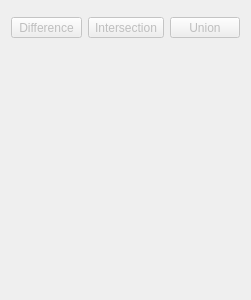
<?xml version="1.0" encoding="UTF-8"?>
<ui version="4.0">
 <class>QmitkBooleanOperationsWidgetControls</class>
 <widget class="QWidget" name="QmitkBooleanOperationsWidgetControls">
  <property name="geometry">
   <rect>
    <x>0</x>
    <y>0</y>
    <width>251</width>
    <height>300</height>
   </rect>
  </property>
  <layout class="QVBoxLayout" name="verticalLayout">
   <item>
    <widget class="QmitkDataSelectionWidget" name="dataSelectionWidget" native="true"/>
   </item>
   <item>
    <layout class="QHBoxLayout" name="horizontalLayout">
     <item>
      <widget class="QToolButton" name="differenceButton">
       <property name="enabled">
        <bool>false</bool>
       </property>
       <property name="sizePolicy">
        <sizepolicy hsizetype="Minimum" vsizetype="Fixed">
         <horstretch>0</horstretch>
         <verstretch>0</verstretch>
        </sizepolicy>
       </property>
       <property name="toolTip">
        <string>Subtracts first segmentation from the second one</string>
       </property>
       <property name="text">
        <string>Difference</string>
       </property>
       <property name="icon">
        <iconset resource="../../../../resources/BooleanOperationsWidget.qrc">
         <normaloff>:/SegmentationUtilities/BooleanOperations/BooleanDifference_48x48.png</normaloff>:/SegmentationUtilities/BooleanOperations/BooleanDifference_48x48.png</iconset>
       </property>
       <property name="iconSize">
        <size>
         <width>24</width>
         <height>24</height>
        </size>
       </property>
       <property name="checkable">
        <bool>false</bool>
       </property>
       <property name="checked">
        <bool>false</bool>
       </property>
       <property name="toolButtonStyle">
        <enum>Qt::ToolButtonTextUnderIcon</enum>
       </property>
       <property name="arrowType">
        <enum>Qt::NoArrow</enum>
       </property>
      </widget>
     </item>
     <item>
      <widget class="QToolButton" name="intersectionButton">
       <property name="enabled">
        <bool>false</bool>
       </property>
       <property name="sizePolicy">
        <sizepolicy hsizetype="Minimum" vsizetype="Fixed">
         <horstretch>0</horstretch>
         <verstretch>0</verstretch>
        </sizepolicy>
       </property>
       <property name="toolTip">
        <string>Keeps just the overlapping areas of two the segmentations</string>
       </property>
       <property name="text">
        <string>Intersection</string>
       </property>
       <property name="icon">
        <iconset resource="../../../../resources/BooleanOperationsWidget.qrc">
         <normaloff>:/SegmentationUtilities/BooleanOperations/BooleanIntersection_48x48.png</normaloff>:/SegmentationUtilities/BooleanOperations/BooleanIntersection_48x48.png</iconset>
       </property>
       <property name="iconSize">
        <size>
         <width>24</width>
         <height>24</height>
        </size>
       </property>
       <property name="checkable">
        <bool>false</bool>
       </property>
       <property name="checked">
        <bool>false</bool>
       </property>
       <property name="toolButtonStyle">
        <enum>Qt::ToolButtonTextUnderIcon</enum>
       </property>
       <property name="arrowType">
        <enum>Qt::NoArrow</enum>
       </property>
      </widget>
     </item>
     <item>
      <widget class="QToolButton" name="unionButton">
       <property name="enabled">
        <bool>false</bool>
       </property>
       <property name="sizePolicy">
        <sizepolicy hsizetype="Minimum" vsizetype="Fixed">
         <horstretch>0</horstretch>
         <verstretch>0</verstretch>
        </sizepolicy>
       </property>
       <property name="toolTip">
        <string>Combines the two segmentations</string>
       </property>
       <property name="text">
        <string>Union</string>
       </property>
       <property name="icon">
        <iconset resource="../../../../resources/BooleanOperationsWidget.qrc">
         <normaloff>:/SegmentationUtilities/BooleanOperations/BooleanUnion_48x48.png</normaloff>:/SegmentationUtilities/BooleanOperations/BooleanUnion_48x48.png</iconset>
       </property>
       <property name="iconSize">
        <size>
         <width>24</width>
         <height>24</height>
        </size>
       </property>
       <property name="checkable">
        <bool>false</bool>
       </property>
       <property name="checked">
        <bool>false</bool>
       </property>
       <property name="toolButtonStyle">
        <enum>Qt::ToolButtonTextUnderIcon</enum>
       </property>
       <property name="arrowType">
        <enum>Qt::NoArrow</enum>
       </property>
      </widget>
     </item>
    </layout>
   </item>
   <item>
    <spacer name="verticalSpacer">
     <property name="orientation">
      <enum>Qt::Vertical</enum>
     </property>
     <property name="sizeHint" stdset="0">
      <size>
       <width>20</width>
       <height>273</height>
      </size>
     </property>
    </spacer>
   </item>
  </layout>
 </widget>
 <customwidgets>
  <customwidget>
   <class>QmitkDataSelectionWidget</class>
   <extends>QWidget</extends>
   <header>internal/Common/QmitkDataSelectionWidget.h</header>
  </customwidget>
 </customwidgets>
 <resources>
  <include location="../../../../resources/BooleanOperationsWidget.qrc"/>
 </resources>
 <connections/>
</ui>
